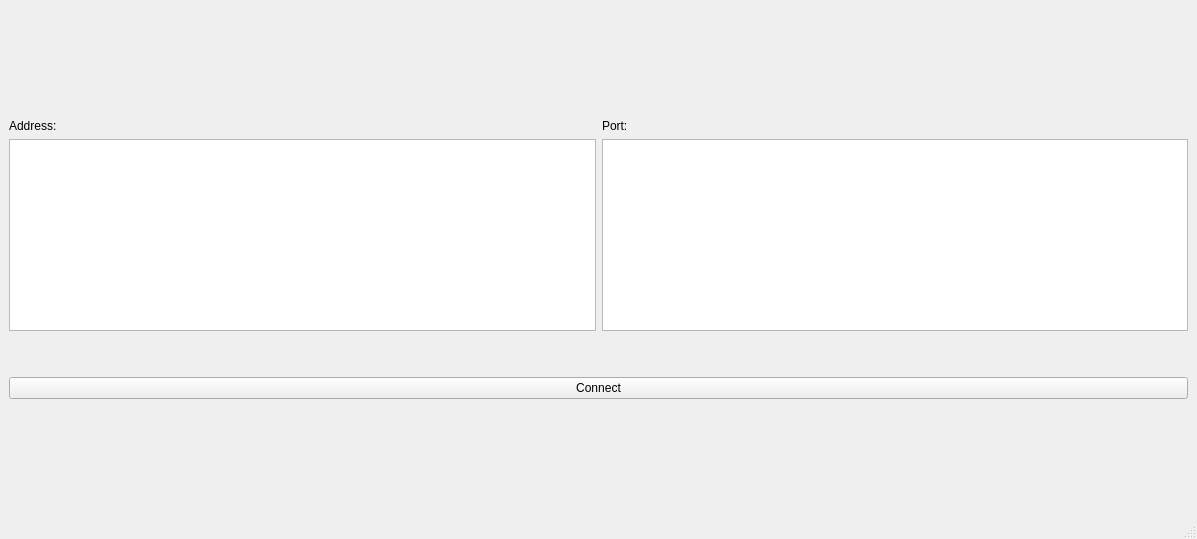
<?xml version="1.0" encoding="UTF-8"?>
<ui version="4.0">
 <class>MainWindow</class>
 <widget class="QMainWindow" name="MainWindow">
  <property name="windowModality">
   <enum>Qt::WindowModal</enum>
  </property>
  <property name="geometry">
   <rect>
    <x>0</x>
    <y>0</y>
    <width>1197</width>
    <height>539</height>
   </rect>
  </property>
  <property name="windowTitle">
   <string>MainWindow</string>
  </property>
  <widget class="QWidget" name="centralwidget">
   <property name="enabled">
    <bool>true</bool>
   </property>
   <layout class="QVBoxLayout" name="verticalLayout" stretch="0,0,0">
    <item>
     <spacer name="verticalSpacer">
      <property name="orientation">
       <enum>Qt::Vertical</enum>
      </property>
      <property name="sizeHint" stdset="0">
       <size>
        <width>20</width>
        <height>40</height>
       </size>
      </property>
     </spacer>
    </item>
    <item>
     <layout class="QVBoxLayout" name="verticalLayout_2">
      <item>
       <layout class="QHBoxLayout" name="horizontalLayout_2">
        <item>
         <widget class="QLabel" name="label_2">
          <property name="text">
           <string>Address:</string>
          </property>
         </widget>
        </item>
        <item>
         <widget class="QLabel" name="label">
          <property name="text">
           <string>Port:</string>
          </property>
         </widget>
        </item>
       </layout>
      </item>
      <item>
       <layout class="QHBoxLayout" name="horizontalLayout_3">
        <item>
         <widget class="QTextEdit" name="teAddress">
          <property name="sizePolicy">
           <sizepolicy hsizetype="Expanding" vsizetype="Expanding">
            <horstretch>0</horstretch>
            <verstretch>0</verstretch>
           </sizepolicy>
          </property>
         </widget>
        </item>
        <item>
         <widget class="QTextEdit" name="tePort">
          <property name="sizePolicy">
           <sizepolicy hsizetype="Expanding" vsizetype="Expanding">
            <horstretch>0</horstretch>
            <verstretch>0</verstretch>
           </sizepolicy>
          </property>
         </widget>
        </item>
       </layout>
      </item>
      <item>
       <spacer name="verticalSpacer_3">
        <property name="orientation">
         <enum>Qt::Vertical</enum>
        </property>
        <property name="sizeHint" stdset="0">
         <size>
          <width>20</width>
          <height>40</height>
         </size>
        </property>
       </spacer>
      </item>
      <item>
       <layout class="QHBoxLayout" name="horizontalLayout_4">
        <item>
         <widget class="QPushButton" name="btnConnect">
          <property name="text">
           <string>Connect</string>
          </property>
         </widget>
        </item>
       </layout>
      </item>
     </layout>
    </item>
    <item>
     <spacer name="verticalSpacer_2">
      <property name="orientation">
       <enum>Qt::Vertical</enum>
      </property>
      <property name="sizeHint" stdset="0">
       <size>
        <width>20</width>
        <height>40</height>
       </size>
      </property>
     </spacer>
    </item>
   </layout>
  </widget>
  <widget class="QMenuBar" name="menubar">
   <property name="geometry">
    <rect>
     <x>0</x>
     <y>0</y>
     <width>1197</width>
     <height>22</height>
    </rect>
   </property>
  </widget>
  <widget class="QStatusBar" name="statusbar"/>
 </widget>
 <resources/>
 <connections/>
</ui>
